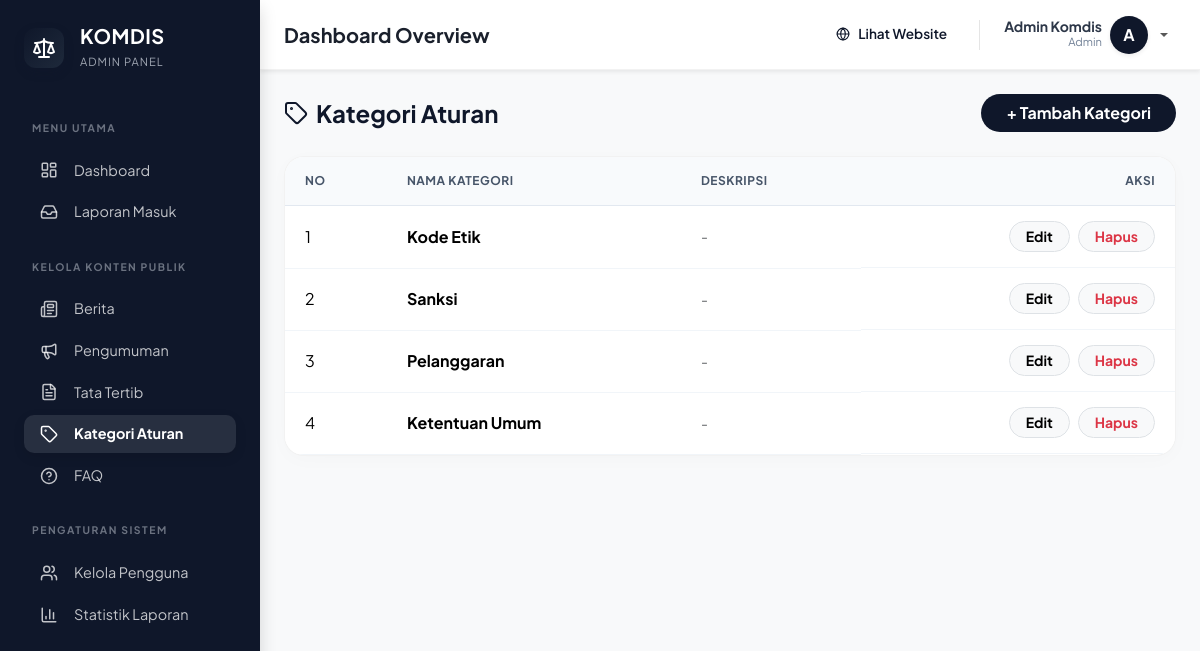
The app's page /admin/kategori_aturan.php (signed in) with its own data.
### tables this page shows
CREATE TABLE `kategori_aturan` (
  `id` int NOT NULL,
  `nama_kategori` varchar(100) NOT NULL,
  `deskripsi` text,
  `created_at` timestamp NULL DEFAULT CURRENT_TIMESTAMP
);

### admin/kategori_aturan.php (the view, shortened to what this page needs)
<?php
include '../config/koneksi.php';
$data = mysqli_query($conn, "SELECT * FROM kategori_aturan ORDER BY id DESC");
?>
<!DOCTYPE html>
<html lang="id">
<head>
    <link href="../assets/css/bootstrap.min.css" rel="stylesheet">
</head>
<body>
    <?php include '../partials/admin_sidebar.php'; ?>
    <div id="content-wrapper">
        <?php include '../partials/admin_navbar.php'; ?>
        <div class="container-fluid px-4 pb-5">
            <div class="d-flex align-items-center justify-content-between mb-4">
                <h4 class="fw-bold mb-0 d-flex align-items-center gap-2" style="color: #0f172a;"><i data-lucide="tag"></i> Kategori Aturan</h4>
                <button class="btn fw-bold rounded-pill px-4 text-white" style="background: #0f172a;" data-bs-toggle="modal" data-bs-target="#modalTambah">+ Tambah Kategori</button>
            </div>
            <div class="card-custom">
                <div class="table-responsive">
                    <table class="table table-custom mb-0">
                        <thead>
                            <tr>
                                <th>No</th>
                                <th>Nama Kategori</th>
                                <th>Deskripsi</th>
                                <th class="text-end">Aksi</th>
                            </tr>
                        </thead>
                        <tbody>
                            <?php $no=1; while($d = mysqli_fetch_assoc($data)): ?>
                            <tr>
                                <td><?= $no++ ?></td>
                                <td class="fw-bold text-navy"><?= htmlspecialchars($d['nama_kategori']) ?></td>
                                <td class="text-muted small"><?= htmlspecialchars($d['deskripsi'] ?: '-') ?></td>
                                <td class="text-end d-flex gap-2 justify-content-end">
                                    <button class="btn btn-sm btn-light border fw-bold rounded-pill px-3"
                                            onclick="editKategori(<?= htmlspecialchars(json_encode($d)) ?>)">Edit</button>
                                    <a href="?hapus=<?= $d['id'] ?>" class="btn btn-sm btn-light border text-danger fw-bold rounded-pill px-3"
                                       onclick="return confirm('Hapus kategori ini?')">Hapus</a>
                                </td>
                            </tr>
                            <?php endwhile; ?>
                        </tbody>
                    </table>
                </div>
            </div>
        </div>
    </div>
</body>
</html>

### admin/kategori_aturan.php (style rules this page uses)
body { font-family: 'Plus Jakarta Sans', sans-serif; background-color: #f8f9fa; color: #2d3748; }
#content-wrapper { margin-left: 260px; min-height: 100vh; background: #f8f9fa; }
.card-custom { background: #fff; border-radius: 20px; box-shadow: 0 4px 20px rgba(0,0,0,0.02); border: 1px solid rgba(0,0,0,0.05); overflow: hidden; }
.table-custom th { background: #f8fafc; color: #475569; font-weight: 700; font-size: 0.75rem; text-transform: uppercase; letter-spacing: 0.5px; border-bottom: 1px solid #e2e8f0; padding: 15px 20px; }
.table-custom td { padding: 15px 20px; vertical-align: middle; border-bottom: 1px solid #f1f5f9; }

### records on screen
kategori_aturan: nama_kategori "Kode Etik", deskripsi "-"
kategori_aturan: nama_kategori "Sanksi", deskripsi "-"
kategori_aturan: nama_kategori "Pelanggaran", deskripsi "-"
kategori_aturan: nama_kategori "Ketentuan Umum", deskripsi "-"

### other values on screen
$page_title "Dashboard Overview"
$_SESSION['nama'] "Admin Komdis"
$_SESSION['role'] "Admin"
substr($_SESSION['nama'] ?? 'A', 0, 1) "A"
